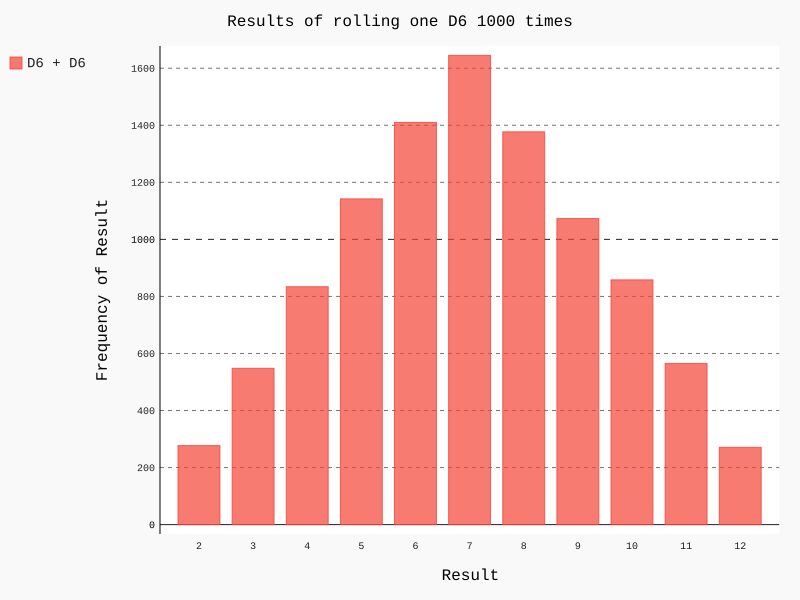

Source code (Python):
import pygal

from die import Die

# 创建一个D6
die_1 = Die()
die_2 = Die()

# 掷几次骰子，并将结果存储在一个列表中
# results = []
# for _ in range(10000):
#     result = die_1.roll() + die_2.roll()
#     results.append(result)
results = [(die_1.roll() + die_2.roll()) for _ in range(10000)]

# 分析结果
max_result = die_1.num_sides + die_2.num_sides
# frequencies = []
# for value in range(2, max_result+1):
#     frequency = results.count(value)
#     frequencies.append(frequency)
frequencies = [results.count(value) for value in range(2, max_result+1)]

hist = pygal.Bar()
hist.title = "Results of rolling one D6 1000 times"
hist.x_labels = [i for i in range(2, max_result+1)]
hist.x_title = "Result"
hist.y_title = "Frequency of Result"

hist.add('D6 + D6', frequencies)
hist.render_to_file('die_visual.svg')
